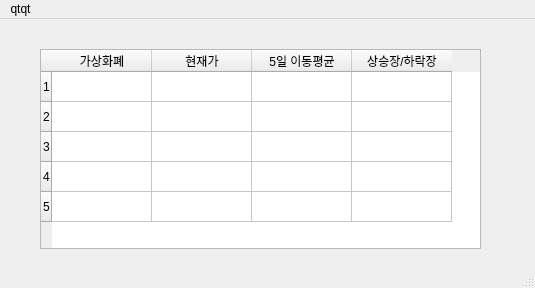
<?xml version="1.0" encoding="UTF-8"?>
<ui version="4.0">
 <class>MainWindow</class>
 <widget class="QMainWindow" name="MainWindow">
  <property name="geometry">
   <rect>
    <x>0</x>
    <y>0</y>
    <width>535</width>
    <height>288</height>
   </rect>
  </property>
  <property name="windowTitle">
   <string>MainWindow</string>
  </property>
  <widget class="QWidget" name="centralwidget">
   <widget class="QTableWidget" name="tableWidget">
    <property name="geometry">
     <rect>
      <x>40</x>
      <y>30</y>
      <width>441</width>
      <height>200</height>
     </rect>
    </property>
    <property name="minimumSize">
     <size>
      <width>441</width>
      <height>0</height>
     </size>
    </property>
    <property name="maximumSize">
     <size>
      <width>441</width>
      <height>200</height>
     </size>
    </property>
    <property name="rowCount">
     <number>5</number>
    </property>
    <property name="columnCount">
     <number>4</number>
    </property>
    <row/>
    <row/>
    <row/>
    <row/>
    <row/>
    <column>
     <property name="text">
      <string>가상화폐</string>
     </property>
    </column>
    <column>
     <property name="text">
      <string>현재가</string>
     </property>
    </column>
    <column>
     <property name="text">
      <string>5일 이동평균</string>
     </property>
    </column>
    <column>
     <property name="text">
      <string>상승장/하락장</string>
     </property>
    </column>
    <item row="0" column="0">
     <property name="text">
      <string/>
     </property>
     <property name="font">
      <font>
       <pointsize>13</pointsize>
      </font>
     </property>
    </item>
    <item row="1" column="0">
     <property name="font">
      <font>
       <pointsize>13</pointsize>
      </font>
     </property>
    </item>
    <item row="2" column="0">
     <property name="text">
      <string/>
     </property>
     <property name="font">
      <font>
       <pointsize>13</pointsize>
      </font>
     </property>
    </item>
    <item row="3" column="0">
     <property name="font">
      <font>
       <pointsize>13</pointsize>
      </font>
     </property>
    </item>
   </widget>
  </widget>
  <widget class="QMenuBar" name="menubar">
   <property name="geometry">
    <rect>
     <x>0</x>
     <y>0</y>
     <width>535</width>
     <height>21</height>
    </rect>
   </property>
   <widget class="QMenu" name="menuqtqt">
    <property name="title">
     <string>qtqt</string>
    </property>
   </widget>
   <addaction name="menuqtqt"/>
  </widget>
  <widget class="QStatusBar" name="statusbar"/>
 </widget>
 <resources/>
 <connections/>
</ui>
